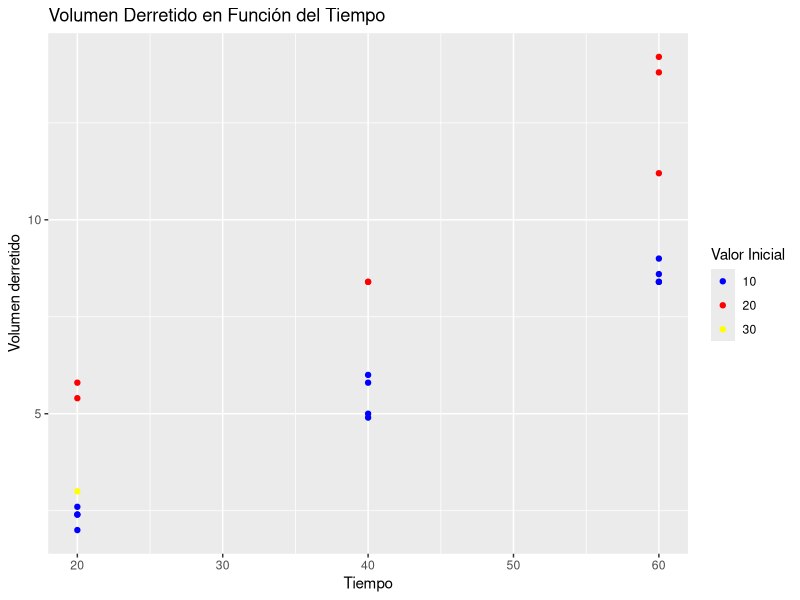

Here is the R script that generated this plot:
## ---- chunk 1
knitr::opts_chunk$set(echo = FALSE,warning = FALSE,message = FALSE)
## ---- chunk 2
library(readxl)
library(kableExtra)
library(ggplot2)
library(magrittr)
## ---- chunk 3
datos <- read_excel("datos.xlsx")
  
rbind(head(datos,5), tail(datos,5)) %>%
  kbl() %>%
  kable_styling(full_width = FALSE,latex_options = "HOLD_position") %>%
  kable_classic()

## ---- chunk 4
colores <- c("10" = "blue", "20" = "red","30" = "yellow")

ggplot(datos, aes(x = Tiempo, y = Volumen_derretido, color = as.factor(Valor_inicial))) +
  geom_point() +
  labs(x = "Tiempo", y = "Volumen derretido") +
  ggtitle("Volumen Derretido en Función del Tiempo") +
  scale_color_manual(name = "Valor Inicial", values = colores) +
  guides(color = guide_legend(override.aes = list(shape = 19))) 
